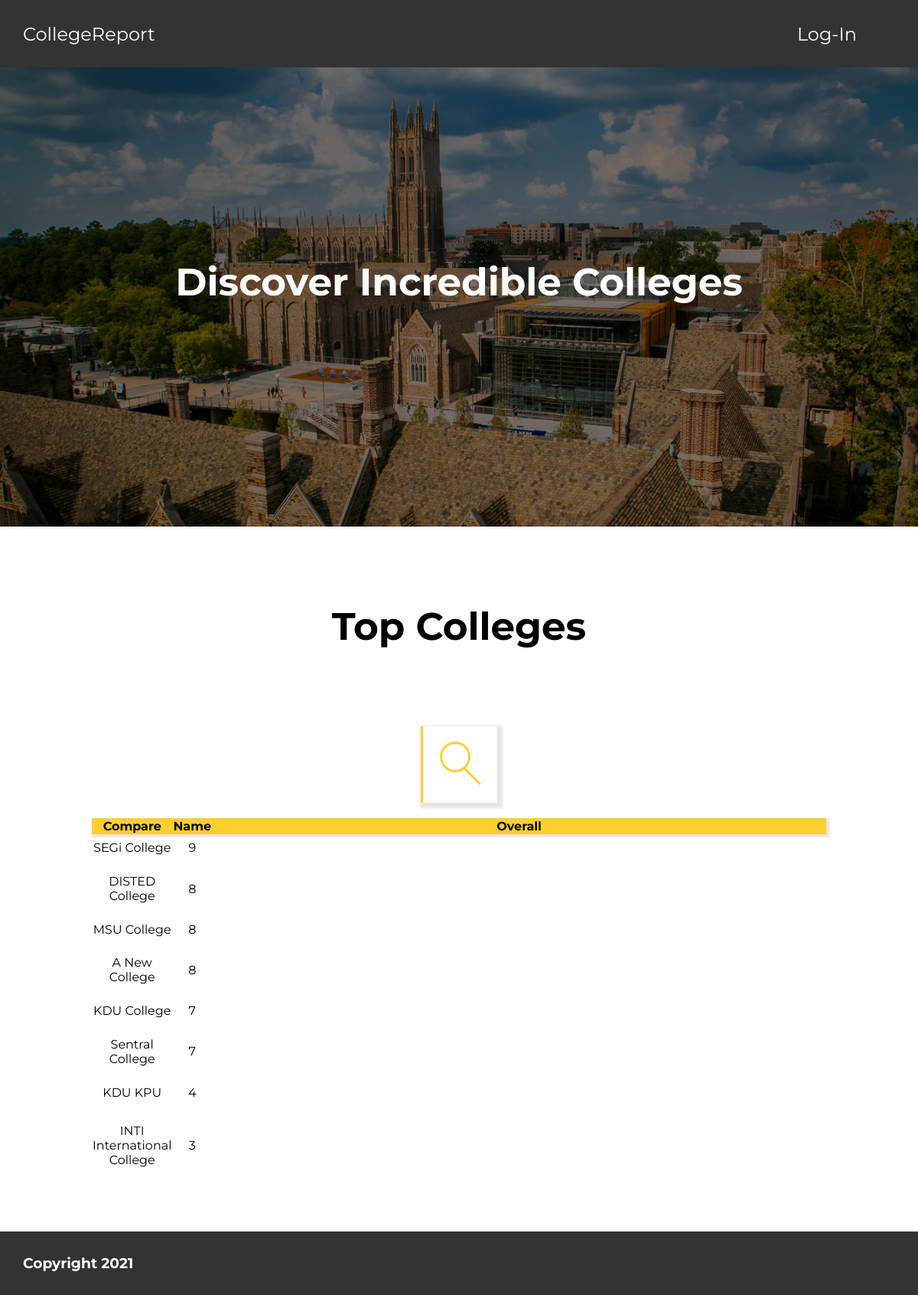
Page /php/main.php on the committed database.
### tables this page shows
CREATE TABLE `colleges` (
  `college_id` int(10) NOT NULL,
  `name` varchar(100) NOT NULL,
  `overall_rating` varchar(6) NOT NULL DEFAULT '0',
  `college_description` varchar(5000) NOT NULL,
  `url` varchar(2083) NOT NULL
);

### php/main.php (the view, shortened to what this page needs)
<?php
require 'config.php';
$sql =
"SELECT *
FROM college_website.colleges
ORDER BY overall_rating DESC";
$result = mysqli_query($conn, $sql);
$resultsCheck = mysqli_num_rows($result);
echo '<html>';
echo '<head>';
echo '<link rel="stylesheet" href="../css/style-main.css"/>';
echo '</head>';
echo '<body>';
include 'support elements/nav_wide.php';
echo '<div class="featured-container">';
echo '<div class="overlay">';
echo '<h1 class="top-intro-header">Discover Incredible Colleges</h1>';
echo '</div>';
echo '</div>';
echo '<main>';
echo '<h1 class ="main-container-header">Top Colleges</h1>';
echo '<div class="search">';
echo '<span class="search-button">';
echo '<span class="search-icon"></span>';
echo '</span>';
echo '</div>';
echo '<table id="table-search" class="table-sort">';
echo '<thead>';
echo '<tr>';
echo '<th>Compare</th>';
echo '<th>Name</th>';
echo '<th>Overall</th>';
echo '</tr>';
echo '</thead>';
echo '<tbody>';
if ($resultsCheck > 0) {
  while ($row = mysqli_fetch_assoc($result)) {
    echo "<tr>";
    echo "<td><a class =\"table-row-link\" href=\"individual%20page/university.php?college_name=" . $row['name'] ."\"> " . $row['name'] . "</a></td>";
    echo "<td>" . $row['overall_rating'] . "</td>";
  }
}
echo '</tbody>';
echo '</table>';
echo '</main>';
include 'support elements/footer.php';
?>
</body>
</html>

### php/support elements/nav_wide.php
<link rel="stylesheet" href="../../css/style-main.css"/>
<ul>
<li><a href="https://localhost/CollegeCapstone/php/main.php">CollegeReport</a></li>
<li style="float: right;"><a class="nav-menu" href="https://localhost/CollegeCapstone/php/admin%20panel/login.php">Log-In</a></li>
</ul>

### php/support elements/footer.php
<?php
echo '<footer>';
echo '<h3 style="padding: 30px; color: #FFFFFF;">Copyright 2021</h3>';
echo '</footer>';

### css/style-main.css (style rules this page uses)
* { box-sizing: border-box; }
body { margin: 0; padding: 0; }
ul { list-style-type: none; margin: 0; padding: 30px; background-color: #333; }
li { display: inline; margin-right: 50px; }
a, h1, th, td, h3 { font-family: 'Montserrat'; }
h1 { font-size: 50px; }
.top-intro-header { margin-bottom: 100px; padding-top: 250px; padding-bottom: 250px; color: #ffffff; }
.main-container-header { margin-top: 100px; margin-bottom:100px; }
a { text-decoration: none; color: #FFFFFF; font-size: 150%; }
table { width: 80%; height: 60%; margin: 20px auto 60px; text-align: center; border-collapse: collapse; }
th { background-color: #FFCE2F; }
td { width:1%; }
tr { transition: all .2s ease-in-out; }
thead { box-shadow: 2px 2px 2px 2px rgba(0, 0, 0, .1); }
.table-row-link { font-size: inherit; color:inherit; }
footer { background-color: #333; margin-bottom:-30px; }
.overlay { height: 600px; background-color: rgba(0, 0, 0, 0.5); }
.featured-container { margin-top: -35px; background-image: url("../images/featured-home2.jpg"); background-repeat: no-repeat; background-size: cover; text-align: center; }
main { text-align: center; }
.table-sort th { cursor: pointer; }
.search { width: 100px; height: 100px; margin: 40px auto 0; background-color: #ffffff; position: relative; overflow: hidden; transition: all 0.5s ease; box-shadow: 3px 3px 3px 4px rgba(0, 0, 0, .1); }
.search:before { content: ''; display: block; width: 3px; height: 100%; position: relative; background-color: #FFCE2F; transition: all 0.5s ease; }
.search-button { width: 100px; height: 100px; display: block; position: absolute; right: 0; top: 0; padding: 20px; cursor: pointer; }
.search-icon { width: 40px; height: 40px; border-radius: 40px; border: 3px solid #FFCE2F; display: block; position: relative; margin-left: 5px; transition: all 0.5s ease; }
.search-icon:before { content: ''; width: 3px; height: 15px; position: absolute; right: -2px; top: 30px; display: block; background-color: #FFCE2F; transform: rotate(-45deg); transition: all 0.5s ease; }
.search-icon:after { content: ''; width: 3px; height: 15px; position: absolute; right: -12px; top: 40px; display: block; background-color: #FFCE2F; transform: rotate(-45deg); transition: all 0.5s ease; }

### rows in the picture
colleges: name "SEGi College", overall_rating "9"
colleges: name "DISTED College", overall_rating "8"
colleges: name "MSU College", overall_rating "8"
colleges: name "A New College", overall_rating "8"
colleges: name "KDU College", overall_rating "7"
colleges: name "Sentral College", overall_rating "7"
colleges: name "KDU KPU", overall_rating "4"
colleges: name "INTI International College", overall_rating "3"
